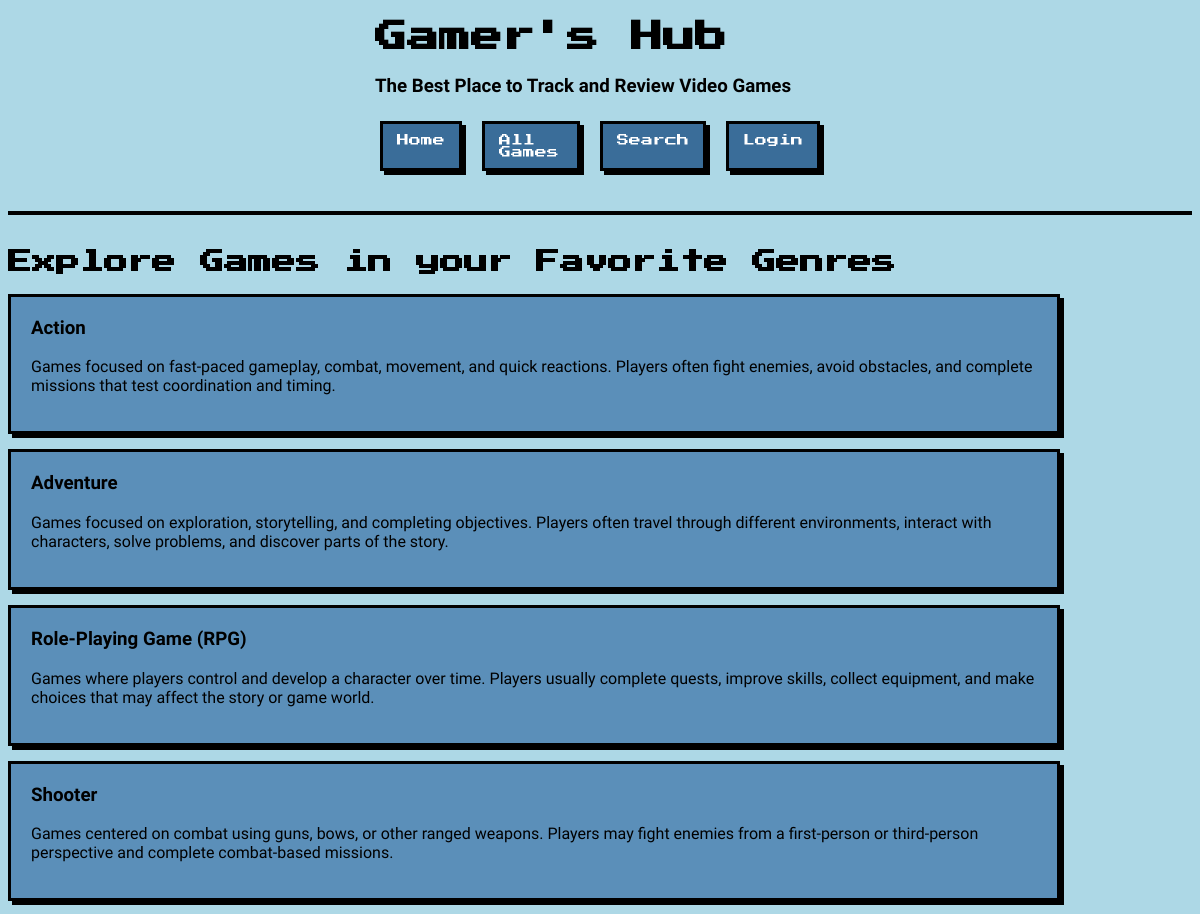
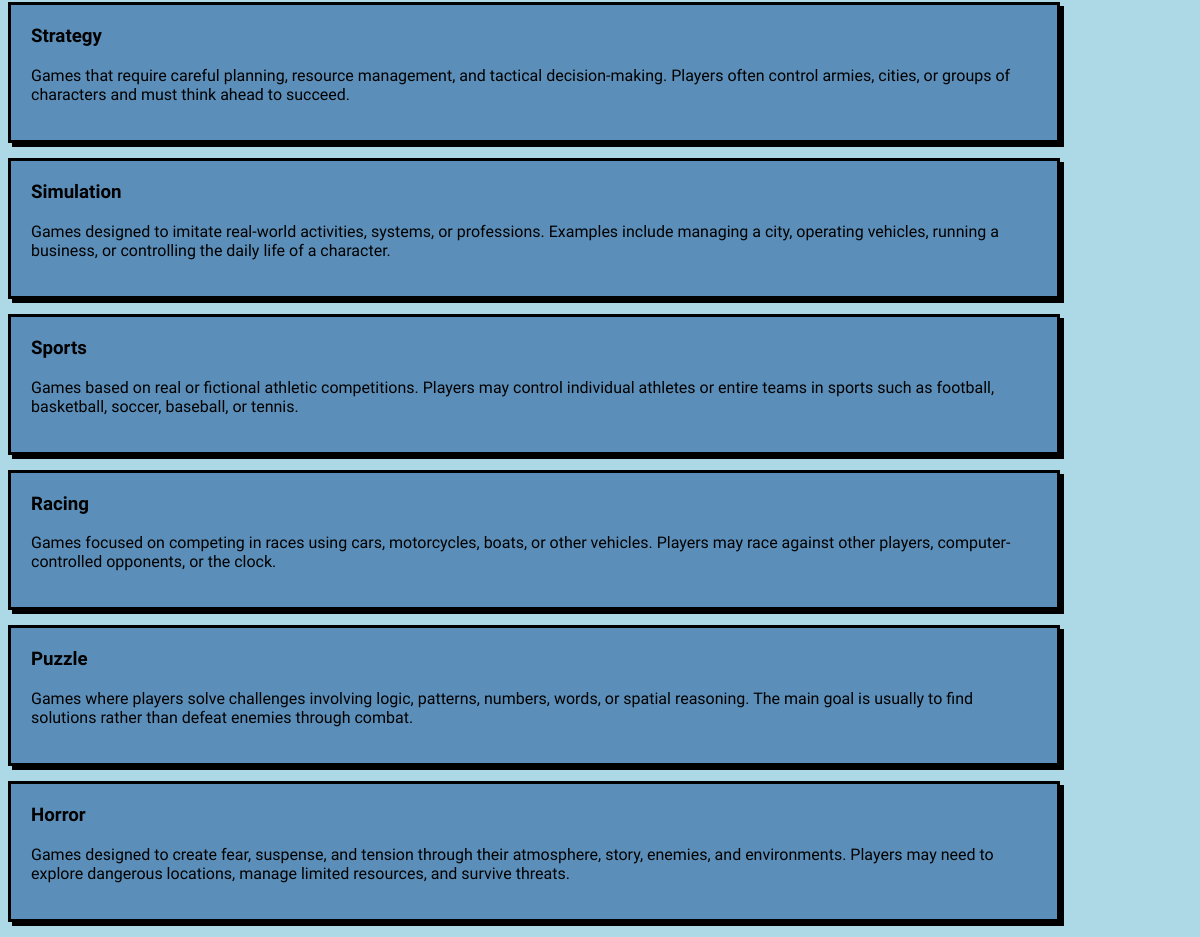
The page /game_review/ on the database its author committed (2 pictures, top to bottom).
### game_review/models.py (models this page shows, shortened)
class Genre(models.Model):
    name = models.TextField()
    description = models.TextField(blank=True)

### game_review/views.py (the view)
# urls.py: path('', ListGenreView.as_view(), name='home_page_final'),
class ListGenreView(ListView):
    model = Genre
    template_name = 'game_review/show_genres.html'
    context_object_name = 'genres'

### game_review/templates/game_review/show_genres.html
{% extends 'game_review/base.html' %}
{% block content %}
    <h2>Explore Games in your Favorite Genres</h2>
    {% for genre in genres %}
        <a class="card" href="{% url 'show_genre_games_final' genre.pk %}">
            <h3>{{ genre.name }}</h3>
            <p>{{ genre.description }}</p>
        </a>
    {% endfor %}
{% endblock %}

### static/game_review/style.css (style rules this page uses)
body { background-color: lightblue; font-family: 'Pixelify Sans', sans-serif; }
h1, h2 { font-family: 'Press Start 2P', cursive; }
.card { display: block; text-decoration: none; color: #000000; background-color: #5b8fb9; margin: 15px 0; padding: 20px; border: 3px solid #000000; box-shadow: 4px 4px 0 #000000; cursor: pointer; max-width: 85%; }
.card h2, .card h3 { margin-top: 0; }

### rows shown on the page
Genre: name "Action", description "Games focused on fast-paced gameplay, combat, movement, and quick reactions. Players often fight enemies, avoid obstacles, and complete missions that test coordination and timing."
Genre: name "Adventure", description "Games focused on exploration, storytelling, and completing objectives. Players often travel through different environments, interact with characters, solve problems, and discover parts of the story."
Genre: name "Role-Playing Game (RPG)", description "Games where players control and develop a character over time. Players usually complete quests, improve skills, collect equipment, and make choices that may affect the story or game world."
Genre: name "Shooter", description "Games centered on combat using guns, bows, or other ranged weapons. Players may fight enemies from a first-person or third-person perspective and complete combat-based missions."
Genre: name "Strategy", description "Games that require careful planning, resource management, and tactical decision-making. Players often control armies, cities, or groups of characters and must think ahead to succeed."
Genre: name "Simulation", description "Games designed to imitate real-world activities, systems, or professions. Examples include managing a city, operating vehicles, running a business, or controlling the daily life of a character."
Genre: name "Sports", description "Games based on real or fictional athletic competitions. Players may control individual athletes or entire teams in sports such as football, basketball, soccer, baseball, or tennis."
Genre: name "Racing", description "Games focused on competing in races using cars, motorcycles, boats, or other vehicles. Players may race against other players, computer-controlled opponents, or the clock."
Genre: name "Puzzle", description "Games where players solve challenges involving logic, patterns, numbers, words, or spatial reasoning. The main goal is usually to find solutions rather than defeat enemies through combat."
Genre: name "Horror", description "Games designed to create fear, suspense, and tension through their atmosphere, story, enemies, and environments. Players may need to explore dangerous locations, manage limited resources, and survive threats."
